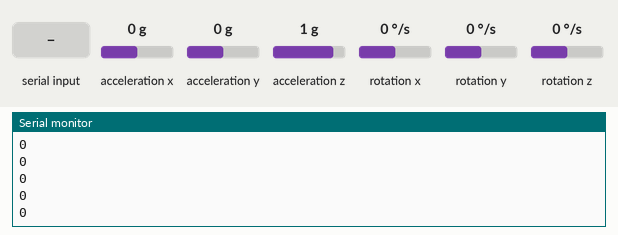
Recording of a sketch running on a simulated Arduino Uno, built with avr-gcc and run on an emulated ATmega328P. Shown: the last lines printed to the serial monitor. The test bench sets the inputs (shaded band); at power-on: rotation z 0 °/s, acceleration x 0 g, acceleration y 0 g, acceleration z 1 g, rotation x 0 °/s, rotation y 0 °/s.

Above: at 4.2 s.
4.3 s: rotation z set to -192 °/s
At 5.0 s:
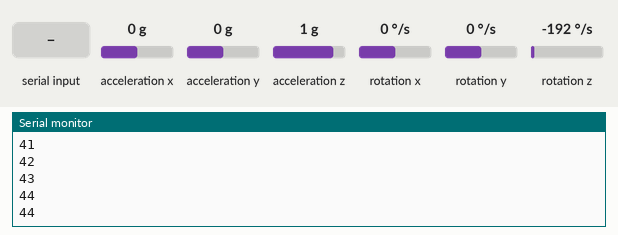
5.8 s: "90,45\n" received over Serial
7.3 s: rotation z set to 100 °/s
At 8.2 s:
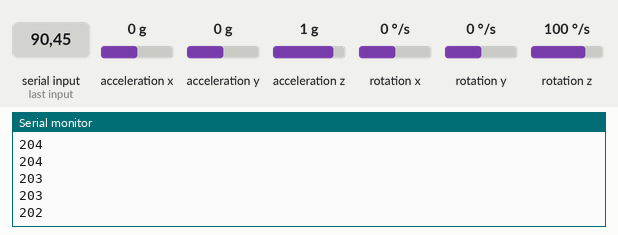
8.8 s: "30,150\n" received over Serial
Timing chart, 0 to 11.3 s (numbered marks = the images above; inputs shaded):
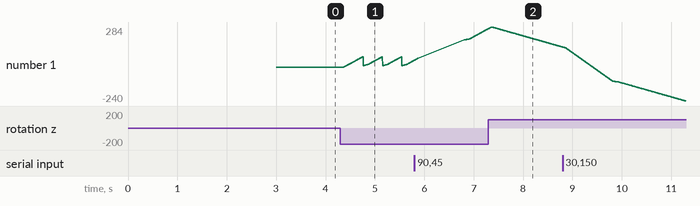

The sketch:

mpu6050_direction.ino
```cpp
#include <Wire.h>

 #include <MPU6050_light.h>
 float present;
 int data;
 MPU6050 mpu(Wire);
 unsigned long timer = 0;
 String cmd = "";
 void setup() {
   Serial.begin(9600);                           // Ensure serial monitor set to this value also

   Wire.begin();
   mpu.begin();

   mpu.calcGyroOffsets();                          // This does the calibration
    present =  mpu.getAngleZ() ;
 }
 void loop() {
   mpu.update();

     int diff = present - mpu.getAngleZ();

     Serial.println(diff);
     if (diff == 74 || diff == -74)
     {present =  mpu.getAngleZ() ;
     delay(50);
     }

   if (Serial.available() > 0) {
     data = Serial.parseInt();
    //cmd = data;
    //Serial.println(data);

  }
  if (data == 0){
    diff = 0;
    present =  mpu.getAngleZ();
    data = 1;
    }
 }
```

Measured:
- after the input at 4.3 s, the serial monitor: prints a new line after 0.07 s (image 1)
- plotted number 1: 0 → 48 after the input at 4.3 s, 48 → 271 after the input at 5.8 s
